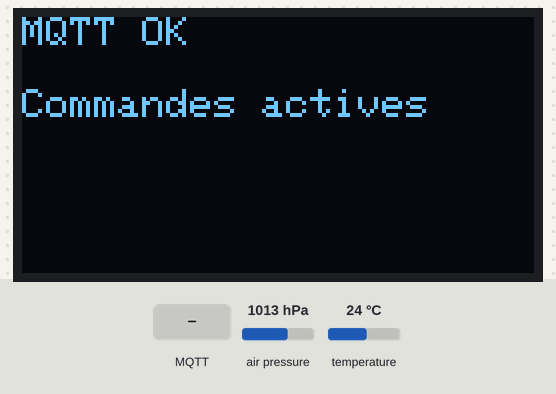
The sketch below on a simulated ESP8266 (NodeMCU). Shown: 128×64 one-colour display. The test bench sets the inputs (shaded band); at power-on: air pressure 1013 hPa, temperature 24 °C. WiFi joins after 1.5 s; servers stay silent unless stated; random numbers use the default seed unless the sketch sets one; no MQTT or app messages arrive unless stated; what the sketch prints to the serial monitor is not drawn.

Above: at 3.7 s.
3.8 s: MQTT message "PRESS" arrives on the first subscribed topic
At 6.2 s:
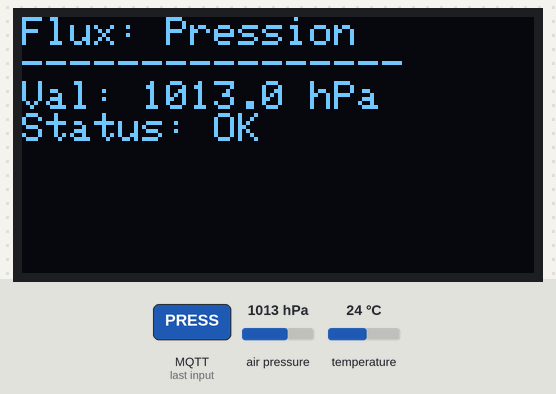
6.5 s: MQTT message "TEMP" arrives on the first subscribed topic
At 7.2 s:
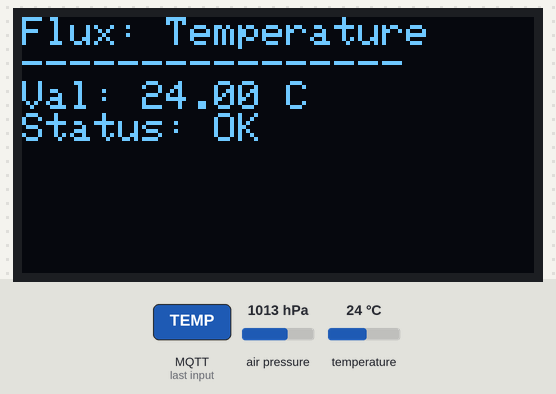
8.0 s: MQTT message "LIST" arrives on the first subscribed topic
At 8.4 s:
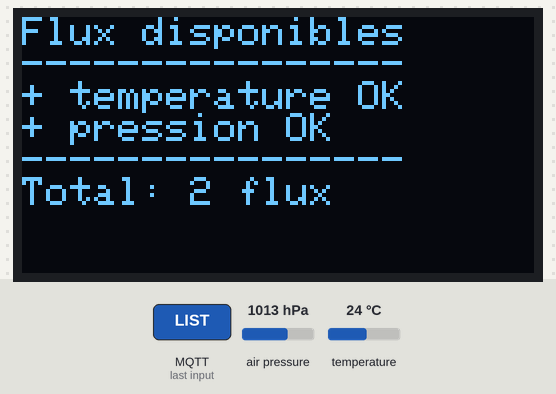
9.5 s: MQTT message "DESCRIBE" arrives on the first subscribed topic
At 10.7 s:
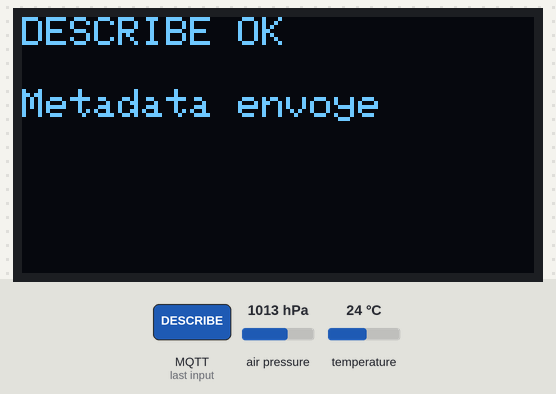
16.5 s: MQTT message "STATUS" arrives on the first subscribed topic
At 17.2 s:
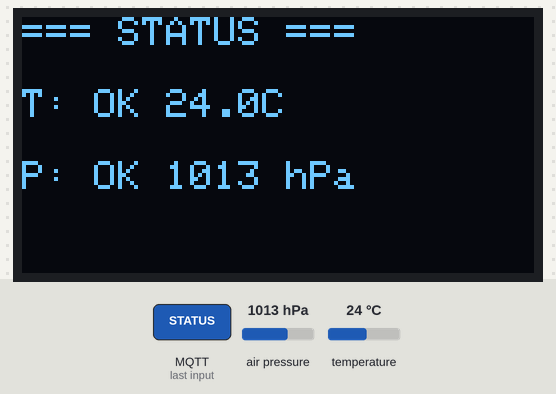
21.5 s: MQTT message "1" arrives on the first subscribed topic
At 22.2 s:
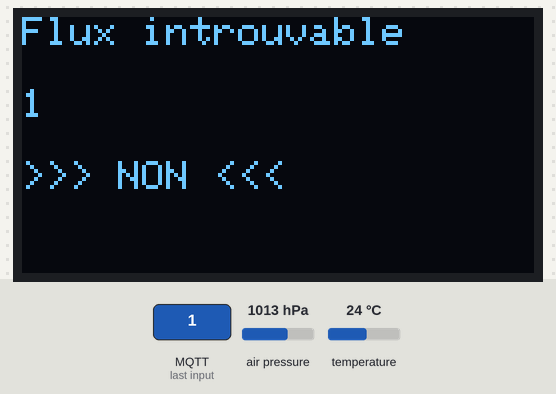
Timing chart, 0 to 24.5 s (numbered marks = the images above; inputs shaded):
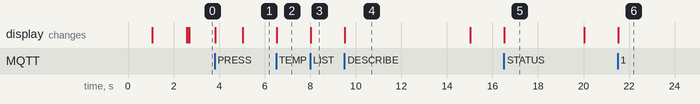

The sketch:

arduino_code.ino
```cpp
#include <ESP8266WiFi.h>
#include <PubSubClient.h>
#include <Wire.h>
#include <Adafruit_GFX.h>
#include <Adafruit_SSD1306.h>
#include <Adafruit_BMP280.h>

#define SCREEN_WIDTH 128
#define SCREEN_HEIGHT 64
#define MAX_CHARS 21
#define BUTTON_PIN 0
#define LONG_PRESS 1500

const char* ssid        = "iPhone";
const char* password    = "lizaLiza";
const char* mqtt_server = "broker.hivemq.com";

const String deviceID = "ESP8266_Liza";

WiFiClient   espClient;
PubSubClient client(espClient);
Adafruit_SSD1306 display(SCREEN_WIDTH, SCREEN_HEIGHT, &Wire, -1);
Adafruit_BMP280  bmp;

float  temp = 0;
float  pres = 0;

String screenMode = "ALL";
String modes[]    = { "ALL", "TEMP", "PRESS", "LIST" };
int    modeIndex  = 0;
int    totalModes = 4;

bool          buttonWasPressed = false;
unsigned long buttonPressTime  = 0;

unsigned long lastSend     = 0;
unsigned long lastMetaSend = 0;
unsigned long lastOledRefresh = 0;  // ✅ Nouveau timer pour rafraîchir OLED

const unsigned long sendInterval  = 5000;
const unsigned long metaInterval  = 30000;
const unsigned long oledInterval  = 5000;  // ✅ Rafraîchit OLED toutes les 5s

// ✅ Flag pour bloquer le rafraîchissement auto pendant un message temporaire
bool oledLocked = false;
unsigned long oledLockUntil = 0;

String lastCustomMessage = "";

// -----------------------------------------------
String tronquer(String texte) {
  if ((int)texte.length() > MAX_CHARS)
    return texte.substring(0, MAX_CHARS - 2) + "..";
  return texte;
}

bool fluxTemp()  { return temp > -40 && temp < 85; }
bool fluxPress() { return pres > 300 && pres < 1200; }

// -----------------------------------------------
void showText(String line1, String line2 = "", String line3 = "") {
  display.clearDisplay();
  display.setTextColor(WHITE);
  display.setTextSize(1);
  display.setCursor(0, 0);
  display.println(tronquer(line1));
  if (line2 != "") { display.setCursor(0, 18); display.println(tronquer(line2)); }
  if (line3 != "") { display.setCursor(0, 36); display.println(tronquer(line3)); }
  display.display();
}

// -----------------------------------------------
void updateOLED() {
  display.clearDisplay();
  display.setTextColor(WHITE);
  display.setTextSize(1);
  display.setCursor(0, 0);

  if (screenMode == "TEMP") {
    display.println("Flux: Temperature");
    display.println("----------------");
    if (fluxTemp()) {
      display.println(tronquer("Val: " + String(temp, 2) + " C"));
      display.println("Status: OK");
    } else {
      display.println("Status: N/A");
      display.println("Hors plage");
    }
    if (lastCustomMessage != "") display.println(tronquer(lastCustomMessage));
  }

  else if (screenMode == "PRESS") {
    display.println("Flux: Pression");
    display.println("----------------");
    if (fluxPress()) {
      display.println(tronquer("Val: " + String(pres, 1) + " hPa"));
      display.println("Status: OK");
    } else {
      display.println("Status: N/A");
      display.println("Hors plage");
    }
    if (lastCustomMessage != "") display.println(tronquer(lastCustomMessage));
  }

  else if (screenMode == "LIST") {
    display.println("Flux disponibles");
    display.println("----------------");
    display.println(fluxTemp()  ? "+ temperature OK" : "- temperature N/A");
    display.println(fluxPress() ? "+ pression OK"    : "- pression N/A");
    display.println("----------------");
    if (lastCustomMessage != "") {
      display.println(tronquer(lastCustomMessage));
    } else {
      display.println("Total: 2 flux");
    }
  }

  else {
    // ALL
    display.println("=== ALL FLUX ===");
    display.println(fluxTemp()  ? tronquer("T: " + String(temp, 2) + " C")   : "T: N/A");
    display.println(fluxPress() ? tronquer("P: " + String(pres, 1) + " hPa") : "P: N/A");
    display.println("----------------");
    display.println("MQTT: OK");
    if (lastCustomMessage != "") display.println(tronquer(lastCustomMessage));
  }

  display.display();
}

// -----------------------------------------------
void publishDescriptions() {
  String topicDescribe = deviceID + "/metadata/flows";

  String payload = "{";
  payload += "\"id\":\"" + deviceID + "\",";
  payload += "\"flows\":[";
  payload += "{\"id\":\"temperature\",\"label\":\"Temperature\",\"desc\":\"Capteur BMP280\",\"unit\":\"C\"},";
  payload += "{\"id\":\"pression\",\"label\":\"Pression\",\"desc\":\"Capteur BMP280\",\"unit\":\"hPa\"}";
  payload += "]}";

  bool ok = client.publish(topicDescribe.c_str(), payload.c_str(), true);

  if (ok) {
    Serial.println("Metadata OK");
  } else {
    Serial.println("ERREUR metadata");
  }
}

// -----------------------------------------------
void publishData() {
  String ts = String(millis());

  String topicTemp = deviceID + "/datalog/" + ts + "/temperature";
  String topicPres = deviceID + "/datalog/" + ts + "/pression";

  String msgTemp = "{\"value\":" + String(temp, 2) + ",\"unit\":\"C\"}";
  String msgPres = "{\"value\":" + String(pres, 1) + ",\"unit\":\"hPa\"}";

  client.publish(topicTemp.c_str(), msgTemp.c_str());
  client.publish(topicPres.c_str(), msgPres.c_str());

  Serial.println("Temp: " + String(temp, 2) + " C");
  Serial.println("Pres: " + String(pres, 1) + " hPa");
}

// -----------------------------------------------
void callback(char* topic, byte* payload, unsigned int length) {
  String command = "";
  for (unsigned int i = 0; i < length; i++) {
    command += (char)payload[i];
  }
  command.trim();
  command.toUpperCase();

  Serial.println("Commande recue: " + command);

  // DESCRIBE — republier les métadonnées
  if (command == "DESCRIBE") {
    publishDescriptions();
    // ✅ Ne change pas screenMode, juste confirme brièvement
    showText("DESCRIBE OK", "Metadata envoye");
    oledLocked    = true;
    oledLockUntil = millis() + 2000;
    return;
  }

  // MSG: — message personnalisé
  if (command.startsWith("MSG:")) {
    String msg = command.substring(4);
    msg.trim();
    lastCustomMessage = msg;
    updateOLED();
    return;
  }

  // ✅ TEMP? PRESS? — affiche 3s PUIS revient au screenMode actuel
  if (command.endsWith("?")) {
    String nomFlux = command;
    nomFlux.replace("?", "");
    nomFlux.trim();

    if (nomFlux == "TEMP" || nomFlux == "TEMPERATURE") {
      showText("Flux temperature",
        fluxTemp() ? ">>> OUI <<<" : ">>> NON <<<",
        fluxTemp() ? "Disponible OK" : "Hors plage");
    }
    else if (nomFlux == "PRESS" || nomFlux == "PRESSION") {
      showText("Flux pression",
        fluxPress() ? ">>> OUI <<<" : ">>> NON <<<",
        fluxPress() ? "Disponible OK" : "Hors plage");
    }
    else {
      showText("Flux inconnu", tronquer(nomFlux), ">>> NON <<<");
    }
    //  Lock l'OLED 3s puis updateOLED remet le bon screenMode
    oledLocked    = true;
    oledLockUntil = millis() + 3000;
    return;
  }

  //  STATUS — affiche 3s puis revient au screenMode actuel
  if (command == "STATUS") {
    showText("=== STATUS ===",
      fluxTemp()  ? "T: OK " + String(temp, 1) + "C"    : "T: N/A",
      fluxPress() ? "P: OK " + String(pres, 0) + " hPa" : "P: N/A");
    oledLocked    = true;
    oledLockUntil = millis() + 3000;
    return;
  }

  // ✅ Commandes de mode — changent screenMode et RESTENT
  if (command == "ALL") {
    screenMode = "ALL";
    modeIndex  = 0;
  }
  else if (command == "TEMP" || command == "TEMPERATURE") {
    screenMode = "TEMP";
    modeIndex  = 1;
  }
  else if (command == "PRESS" || command == "PRESSION") {
    screenMode = "PRESS";
    modeIndex  = 2;
  }
  else if (command == "LIST") {
    screenMode = "LIST";
    modeIndex  = 3;
  }
  else {
    // Commande inconnue — affiche 3s puis revient
    showText("Flux introuvable", tronquer(command), ">>> NON <<<");
    oledLocked    = true;
    oledLockUntil = millis() + 3000;
    return;
  }

  // Mise à jour immédiate de l'écran avec le nouveau mode
  oledLocked = false;
  updateOLED();
}

// -----------------------------------------------
void handleButton() {
  bool buttonPressed = (digitalRead(BUTTON_PIN) == LOW);

  if (buttonPressed && !buttonWasPressed) {
    buttonPressTime  = millis();
    buttonWasPressed = true;
  }

  if (!buttonPressed && buttonWasPressed) {
    unsigned long duration = millis() - buttonPressTime;
    buttonWasPressed = false;

    if (duration >= LONG_PRESS) {
      modeIndex  = 0;
      screenMode = "ALL";
      showText("Mode: ALL", "Reset OK");
    } else {
      modeIndex  = (modeIndex + 1) % totalModes;
      screenMode = modes[modeIndex];
      showText("Mode:", screenMode);
    }

    delay(200);
    oledLocked = false;
    updateOLED();
  }
}

// -----------------------------------------------
void reconnectMQTT() {
  while (!client.connected()) {
    Serial.print("Connexion MQTT...");
    showText("MQTT connexion...");

    String clientId = deviceID + "_" + String(random(0xffff), HEX);

    if (client.connect(clientId.c_str())) {
      Serial.println("connecte !");

      String topicCmd = deviceID + "/screen/command";
      client.subscribe(topicCmd.c_str());
      Serial.println("Abonne a: " + topicCmd);

      publishDescriptions();
      lastMetaSend = millis();

      showText("MQTT OK", "Commandes actives");
      delay(1000);

    } else {
      Serial.print("echec rc=");
      Serial.println(client.state());
      showText("MQTT erreur", "rc=" + String(client.state()), "Retry 2s...");
      delay(2000);
    }
  }
}

// -----------------------------------------------
void setup() {
  Serial.begin(9600);
  delay(1000);

  pinMode(BUTTON_PIN, INPUT_PULLUP);
  Wire.begin(14, 12);

  if (!display.begin(SSD1306_SWITCHCAPVCC, 0x3C)) {
    Serial.println("Ecran non detecte !");
    while (1);
  }

  if (!bmp.begin(0x76) && !bmp.begin(0x77)) {
    Serial.println("BMP280 non detecte !");
    showText("BMP280 ERR", "Verif branchement");
    while (1);
  }
  Serial.println("BMP280 detecte OK !");

  showText("=== IoT Liza ===", "Connexion WiFi");

  WiFi.mode(WIFI_STA);
  WiFi.begin(ssid, password);

  while (WiFi.status() != WL_CONNECTED) {
    delay(500);
    Serial.print(".");
  }

  Serial.println();
  Serial.println("WiFi connecte !");
  Serial.println(WiFi.localIP());

  showText("WiFi OK", WiFi.localIP().toString(), "MQTT...");

  client.setServer(mqtt_server, 1883);
  client.setCallback(callback);
}

// -----------------------------------------------
void loop() {
  if (!client.connected()) {
    reconnectMQTT();
  }

  client.loop();
  handleButton();

  //  Republication métadonnées périodique
  if (millis() - lastMetaSend >= metaInterval) {
    lastMetaSend = millis();
    publishDescriptions();
    Serial.println("Metadata republication periodique");
  }

  //  Lecture capteur + publication MQTT
  if (millis() - lastSend >= sendInterval) {
    lastSend = millis();
    temp = bmp.readTemperature();
    pres = bmp.readPressure() / 100.0F;
    publishData();
    //  NE PAS appeler updateOLED() ici
    //    L'OLED se rafraîchit via son propre timer ci-dessous
  }

  //  Rafraîchissement OLED — seulement si pas locké
  if (millis() - lastOledRefresh >= oledInterval) {
    lastOledRefresh = millis();

    // Si le lock est expiré, on déverrouille
    if (oledLocked && millis() >= oledLockUntil) {
      oledLocked = false;
    }

    // Rafraîchit l'écran seulement si pas de message temporaire
    if (!oledLocked) {
      updateOLED();
    }
  }
}
```

Measured:
- after the input at 6.5 s, the display: changes at once (image 2)
- after the input at 8.0 s, the display: changes at once (image 3)
- after the input at 9.5 s, the display: changes at once (image 4)
- after the input at 16.5 s, the display: changes at once (image 5)
- after the input at 21.5 s, the display: changes at once (image 6)
- what the display in image 4 shows lasts 5.5 s, from 9.5 s to 15.0 s
- what the display in image 5 shows lasts 3.5 s, from 16.5 s to 20.0 s
